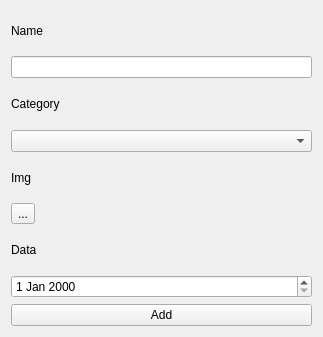
<?xml version="1.0" encoding="UTF-8"?>
<ui version="4.0">
 <class>AddDialog</class>
 <widget class="QWidget" name="AddDialog">
  <property name="geometry">
   <rect>
    <x>0</x>
    <y>0</y>
    <width>323</width>
    <height>337</height>
   </rect>
  </property>
  <property name="windowTitle">
   <string>Form</string>
  </property>
  <layout class="QVBoxLayout" name="verticalLayout">
   <item>
    <widget class="QLabel" name="label">
     <property name="text">
      <string>Name</string>
     </property>
    </widget>
   </item>
   <item>
    <widget class="QLineEdit" name="lineEdit"/>
   </item>
   <item>
    <widget class="QLabel" name="label_2">
     <property name="text">
      <string>Category</string>
     </property>
    </widget>
   </item>
   <item>
    <widget class="QComboBox" name="comboBox"/>
   </item>
   <item>
    <widget class="QLabel" name="label_3">
     <property name="text">
      <string>Img</string>
     </property>
    </widget>
   </item>
   <item>
    <widget class="QToolButton" name="toolButton">
     <property name="text">
      <string>...</string>
     </property>
    </widget>
   </item>
   <item>
    <widget class="QLabel" name="label_4">
     <property name="text">
      <string>Data</string>
     </property>
    </widget>
   </item>
   <item>
    <widget class="QDateEdit" name="dateEdit"/>
   </item>
   <item>
    <widget class="QPushButton" name="pushButton">
     <property name="text">
      <string>Add</string>
     </property>
    </widget>
   </item>
  </layout>
 </widget>
 <resources/>
 <connections/>
</ui>
